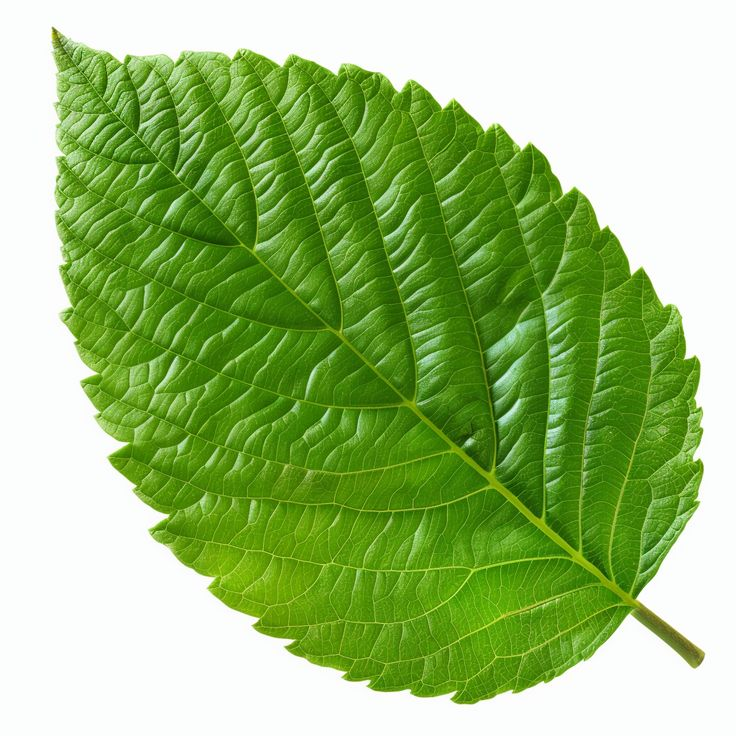
#> input picture backend/samples/599e2933f9b3d9e924e22920ec0eb01b.jpg, 736 x 736 px
$ python -i enhance.py   (imports and definitions only)   (older library calls are emulated)
#> lines starting #> are read from the running program, lines starting #| are printed output that depends on the picture; after the words box and inside, x2 and y2 are one past the last pixel; in counts of white or black regions, pixels touching at a corner belong together
#> further down, picture is the input picture: shape (736, 736, 3); mean B, G, R 120.8, 189.5, 155.4
### backend/leaflens/io_utils.py
from pathlib import Path
from typing import Union
import cv2
import numpy as np

from leaflens.config import MAX_IMAGE_DIMENSION


def validate_image(img: np.ndarray) -> np.ndarray:
    """Validate that input is a non-empty numpy image array."""
    if img is None or not isinstance(img, np.ndarray) or img.size == 0:
        raise ValueError("Invalid or empty image provided")
    if len(img.shape) not in (2, 3):
        raise ValueError(f"Image must have 2 or 3 dimensions, got shape {img.shape}")
    return img


def downscale_if_needed(img: np.ndarray, max_dim: int = MAX_IMAGE_DIMENSION) -> tuple[np.ndarray, float]:
    """Downscale image so its longest dimension does not exceed max_dim."""
#> called with max_dim = 1280
    validate_image(img)
    height, width = img.shape[:2]
#> height = 736; width = 736
    longest = max(height, width)
#> longest = 736
    if longest <= max_dim:
        return img.copy(), 1.0

    scale = max_dim / float(longest)
    new_width = max(1, int(round(width * scale)))
    new_height = max(1, int(round(height * scale)))
    resized = cv2.resize(img, (new_width, new_height), interpolation=cv2.INTER_AREA)
    return resized, scale


# [40 lines left out: functions load_image, save_image, encode_image_to_jpeg_bytes, decode_image_from_bytes, not called in this run]

### backend/leaflens/segment.py
from typing import Any
import cv2
import numpy as np

from leaflens.config import (
    GREEN_HUE_MIN,
    GREEN_HUE_MAX,
    GREEN_SAT_MIN,
    GREEN_VAL_MIN,
    MAX_IMAGE_DIMENSION,
)
from leaflens.io_utils import downscale_if_needed, validate_image


def segment_leaf(
    img: np.ndarray,
    green_hue_range: tuple[int, int] = (GREEN_HUE_MIN, GREEN_HUE_MAX),
    sat_min: int = GREEN_SAT_MIN,
    val_min: int = GREEN_VAL_MIN,
) -> tuple[np.ndarray, dict[str, Any]]:
    """Segment leaf from image using HSV green detection with GrabCut fallback."""
#> called with green_hue_range = (33, 88), sat_min = 35, val_min = 35
    validate_image(img)
    proc_img, _ = downscale_if_needed(img, MAX_IMAGE_DIMENSION)
    height, width = proc_img.shape[:2]
#> height = 736; width = 736
    total_pixels = height * width
#> total_pixels = 541696

    hsv = cv2.cvtColor(proc_img, cv2.COLOR_BGR2HSV)
#> hsv: shape (736, 736, 3); mean H, S, V 57.1, 126, 189.5
    lower_green = np.array([green_hue_range[0], sat_min, val_min], dtype=np.uint8)
    upper_green = np.array([green_hue_range[1], 255, 255], dtype=np.uint8)
    hsv_mask = cv2.inRange(hsv, lower_green, upper_green)
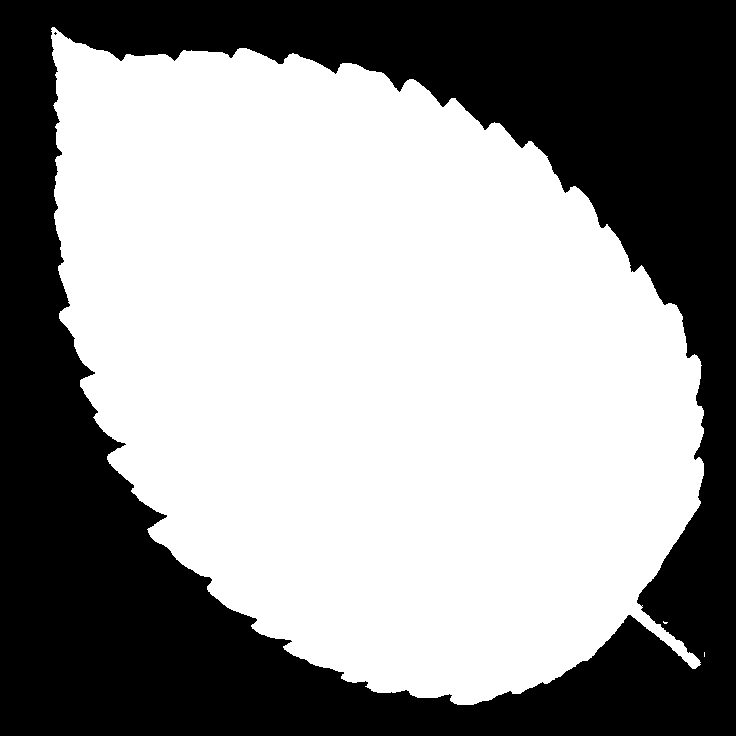
#> hsv_mask: shape (736, 736); 58.8% white; 2 black regions (1 under 20 px), largest, box (x1, y1, x2, y2) and area: (0, 0, 736, 736) 223068

    kernel = cv2.getStructuringElement(cv2.MORPH_ELLIPSE, (5, 5))
    cleaned_hsv_mask = cv2.morphologyEx(hsv_mask, cv2.MORPH_OPEN, kernel, iterations=2)
#> cleaned_hsv_mask: shape (736, 736); 58.8% white; 1 black region, box (x1, y1, x2, y2) and area: (0, 0, 736, 736) 223379
    cleaned_hsv_mask = cv2.morphologyEx(cleaned_hsv_mask, cv2.MORPH_CLOSE, kernel, iterations=2)
#> cleaned_hsv_mask: shape (736, 736); 58.8% white; 1 black region, box (x1, y1, x2, y2) and area: (0, 0, 736, 736) 223008

    hsv_ratio = float(np.count_nonzero(cleaned_hsv_mask) / total_pixels)
#> hsv_ratio = 0.588

    if hsv_ratio >= 0.05:
        num_labels, labels, stats, _ = cv2.connectedComponentsWithStats(cleaned_hsv_mask, connectivity=8)
#> num_labels = 2; stats = [[0, 0, 736, 736, 223008], [52, 33, 652, 672, 318688]]
        if num_labels > 1:
            largest_label = 1 + int(np.argmax(stats[1:, cv2.CC_STAT_AREA]))
#> largest_label = 1
            final_mask = np.zeros_like(cleaned_hsv_mask)
            final_mask[labels == largest_label] = 255
            filled_mask = _fill_mask_holes(final_mask)
            area_ratio = float(np.count_nonzero(filled_mask) / total_pixels)
#> area_ratio = 0.588
            return filled_mask, {
                "method": "hsv_green",
                "mask_area_ratio": round(area_ratio, 4),
                "is_fallback": False,
            }

    grabcut_mask = _segment_grabcut_fallback(proc_img)
    grabcut_ratio = float(np.count_nonzero(grabcut_mask) / total_pixels)

    if grabcut_ratio < 0.01:
        gray = cv2.cvtColor(proc_img, cv2.COLOR_BGR2GRAY)
        blurred = cv2.GaussianBlur(gray, (7, 7), 0)
        _, otsu = cv2.threshold(blurred, 0, 255, cv2.THRESH_BINARY_INV + cv2.THRESH_OTSU)
        otsu = cv2.morphologyEx(otsu, cv2.MORPH_OPEN, kernel, iterations=2)
        otsu = cv2.morphologyEx(otsu, cv2.MORPH_CLOSE, kernel, iterations=2)
        num_labels, labels, stats, _ = cv2.connectedComponentsWithStats(otsu, connectivity=8)
        if num_labels > 1:
            largest_label = 1 + int(np.argmax(stats[1:, cv2.CC_STAT_AREA]))
            fallback_mask = np.zeros_like(otsu)
            fallback_mask[labels == largest_label] = 255
            filled = _fill_mask_holes(fallback_mask)
            ratio = float(np.count_nonzero(filled) / total_pixels)
            return filled, {
                "method": "morphological_fallback",
                "mask_area_ratio": round(ratio, 4),
                "is_fallback": True,
            }

    return grabcut_mask, {
        "method": "grabcut",
        "mask_area_ratio": round(grabcut_ratio, 4),
        "is_fallback": True,
    }


def _fill_mask_holes(mask: np.ndarray) -> np.ndarray:
    contours, _ = cv2.findContours(mask, cv2.RETR_EXTERNAL, cv2.CHAIN_APPROX_SIMPLE)
    filled = np.zeros_like(mask)
    if contours:
        cv2.drawContours(filled, contours, -1, 255, thickness=cv2.FILLED)
    return filled


# [25 lines left out: function _segment_grabcut_fallback, not called in this run]

### backend/leaflens/quality.py
from typing import Any, Optional
import cv2
import numpy as np

from leaflens.config import (
    BLUR_THRESHOLD,
    COVERAGE_MIN_RATIO,
    EXPOSURE_BRIGHT_RATIO_THRESHOLD,
    EXPOSURE_DARK_RATIO_THRESHOLD,
    EXPOSURE_MEAN_BRIGHT_THRESHOLD,
    EXPOSURE_MEAN_DARK_THRESHOLD,
    GLARE_RATIO_THRESHOLD,
    GLARE_SATURATION_MAX,
    GLARE_VALUE_MIN,
    MAX_IMAGE_DIMENSION,
    RECONSTRUCTED_RATIO_THRESHOLD,
)
from leaflens.io_utils import downscale_if_needed, validate_image
from leaflens.segment import segment_leaf


# [48 lines left out: functions measure_blur, measure_exposure, not called in this run]


def measure_glare(img: np.ndarray, leaf_mask: Optional[np.ndarray] = None) -> tuple[dict[str, Any], np.ndarray]:
    """Measure ratio of near-saturated, low-saturation pixels and return glare mask."""
    validate_image(img)
    proc_img, _ = downscale_if_needed(img, MAX_IMAGE_DIMENSION)
    if len(proc_img.shape) == 2:
        proc_img = cv2.cvtColor(proc_img, cv2.COLOR_GRAY2BGR)

    hsv = cv2.cvtColor(proc_img, cv2.COLOR_BGR2HSV)
    sat = hsv[:, :, 1]
    val = hsv[:, :, 2]

    raw_glare = (sat <= GLARE_SATURATION_MAX) & (val >= GLARE_VALUE_MIN)
#> raw_glare: shape (736, 736) bool; 42.4% white; 376 white regions (321 under 20 px), largest, box (x1, y1, x2, y2) and area: (0, 0, 736, 736) 225826, (499, 399, 521, 425) 127, (495, 357, 523, 387) 119

    if leaf_mask is not None:
        if leaf_mask.shape[:2] != proc_img.shape[:2]:
            leaf_mask = cv2.resize(leaf_mask, (proc_img.shape[1], proc_img.shape[0]), interpolation=cv2.INTER_NEAREST)
        if len(leaf_mask.shape) == 3:
            leaf_mask = cv2.cvtColor(leaf_mask, cv2.COLOR_BGR2GRAY)
        leaf_binary = leaf_mask > 127
        glare_binary = raw_glare & leaf_binary
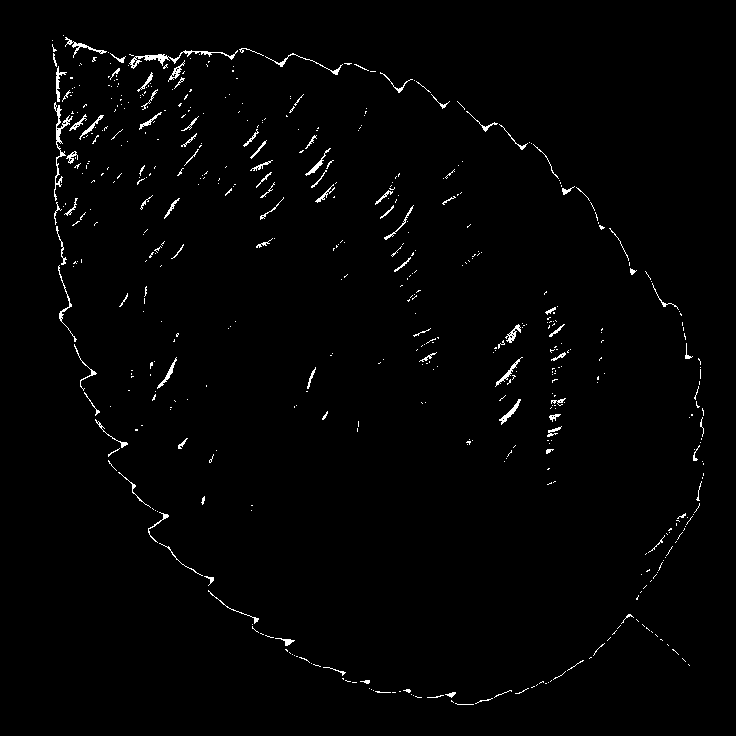
#> glare_binary: shape (736, 736) bool; 1.3% white in thin lines or dots, all inside (x1, y1, x2, y2) = (52, 35, 704, 705)
        denom = float(np.count_nonzero(leaf_binary))
#> denom = 318688
        glare_ratio = float(np.count_nonzero(glare_binary) / denom) if denom > 0 else 0.0
#> glare_ratio = 0.0229
    else:
        glare_binary = raw_glare
        glare_ratio = float(np.count_nonzero(glare_binary) / glare_binary.size)

    glare_mask = glare_binary.astype(np.uint8) * 255
    has_glare = bool(glare_ratio >= GLARE_RATIO_THRESHOLD)
#> has_glare = True

    return {
        "glare_ratio": round(glare_ratio, 4),
        "has_glare": has_glare,
    }, glare_mask


# [71 lines left out: functions measure_leaf_coverage, quality_report, not called in this run]

### backend/leaflens/enhance.py
from typing import Any, Optional
import cv2
import numpy as np

from leaflens.config import (
    DEFAULT_CROP_PADDING,
    DEFAULT_SHARPEN_AMOUNT,
    EXPOSURE_MEAN_DARK_THRESHOLD,
    GLARE_INPAINT_RADIUS,
    MAX_IMAGE_DIMENSION,
)
from leaflens.io_utils import downscale_if_needed, validate_image
from leaflens.quality import measure_glare
from leaflens.segment import segment_leaf


# [177 lines left out: functions fix_exposure, sharpen, remove_glare, auto_crop_to_leaf, not called in this run]

>>> import cv2
>>> picture = cv2.imread('../samples/599e2933f9b3d9e924e22920ec0eb01b.jpg')
>>> result = remove_glare(picture)
#> in remove_glare, `glare_pixels = int(np.count_nonzero(detected_mask))`: glare_pixels = 7285
#> in remove_glare, `hsv_inpaint = cv2.cvtColor(inpainted, cv2.COLOR_BGR2HSV).astype(np.flo..`:
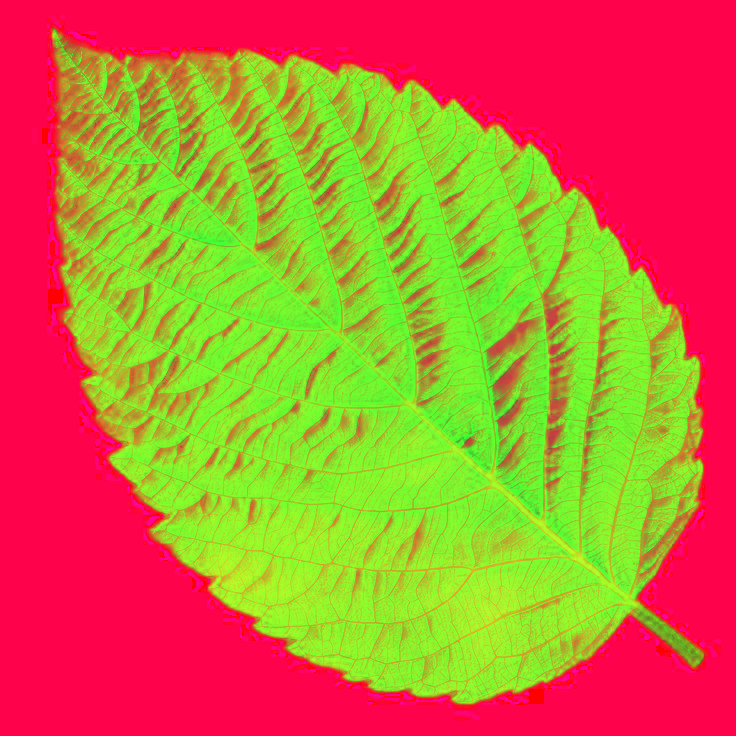
#> hsv_inpaint: shape (736, 736, 3) float32; mean B, G, R 57.3, 126.1, 189.5
#> in remove_glare, `healthy_leaf_bool = leaf_bool & (flare_veil < 0.15) & (val_channel < 1..`: healthy_leaf_bool: shape (736, 736) bool; 50.6% white; 2339 black regions (2139 under 20 px), largest, box (x1, y1, x2, y2) and area: (0, 0, 736, 736) 242206, (487, 319, 535, 361) 703, (431, 580, 584, 655) 585
#> in remove_glare, `lab_img = cv2.cvtColor(inpainted, cv2.COLOR_BGR2LAB).astype(np.float32)`:
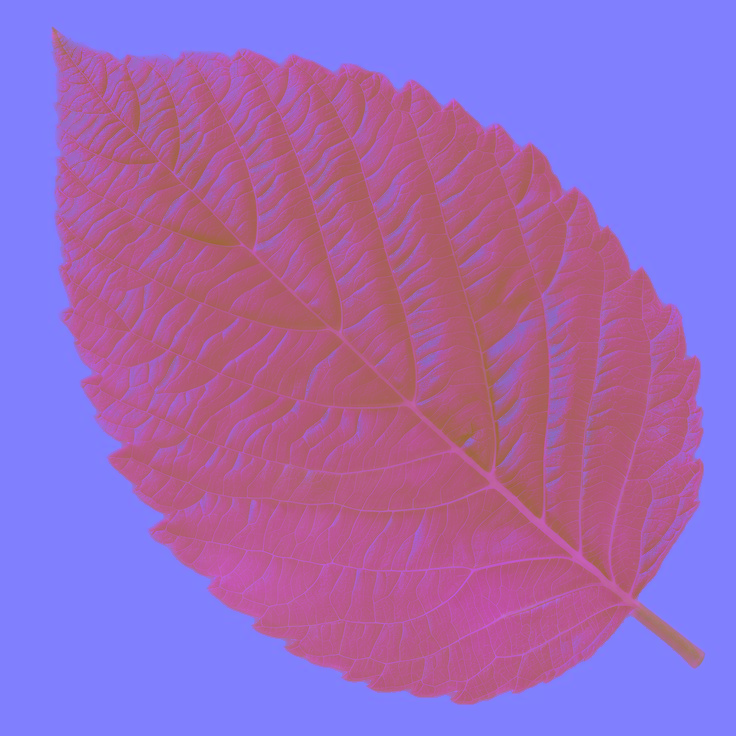
#> lab_img: shape (736, 736, 3) float32; mean B, G, R 185.8, 106.3, 157.2
#> in remove_glare, `l_ch, a_ch, b_ch = lab_img[:, :, 0], lab_img[:, :, 1], lab_img[:, :, 2]`:
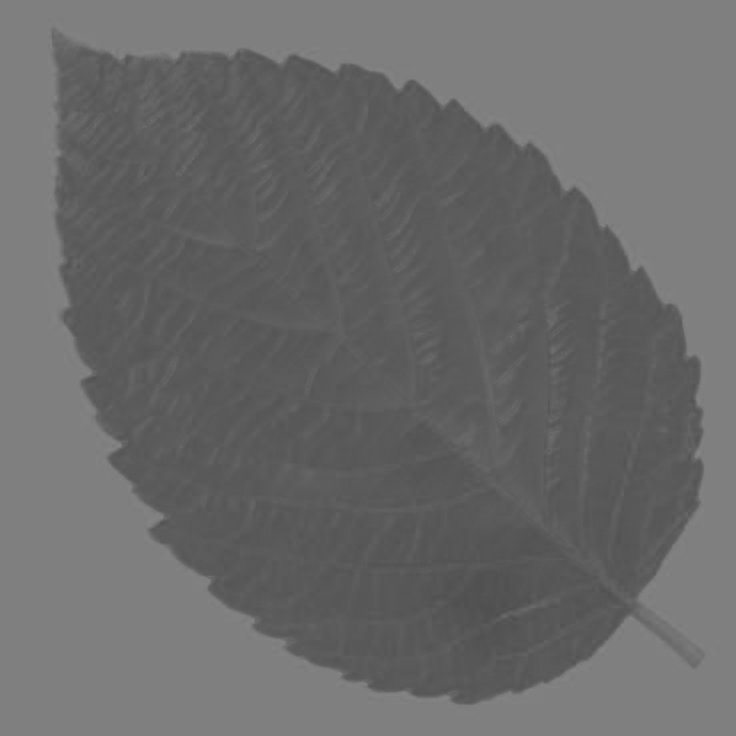
#> a_ch: shape (736, 736) float32; min 78, max 133, mean 106
#> in remove_glare, `l_ch, a_ch, b_ch = lab_img[:, :, 0], lab_img[:, :, 1], lab_img[:, :, 2]`:
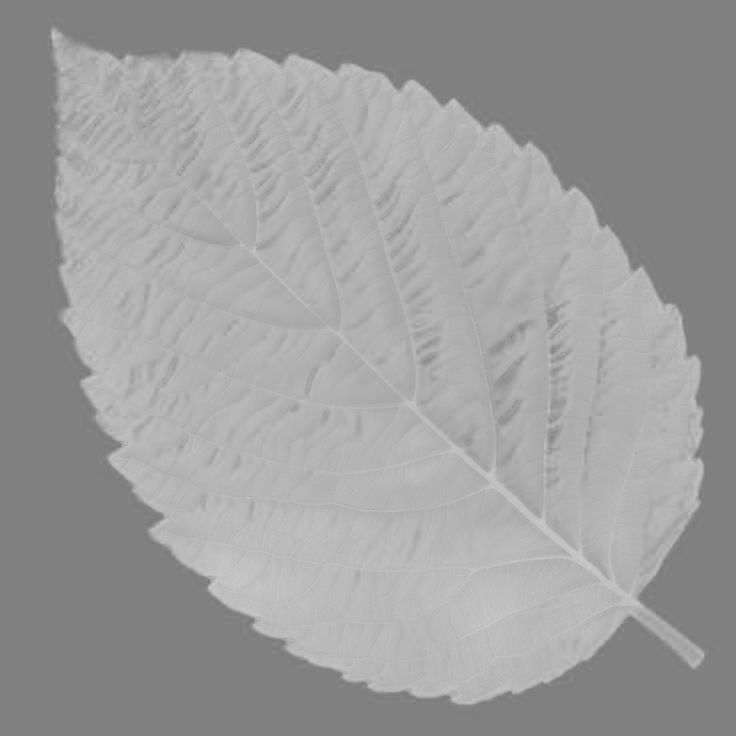
#> b_ch: shape (736, 736) float32; min 120, max 201, mean 157.2
#> in remove_glare, `target_l = float(np.median(l_ch[healthy_leaf_bool]))`: target_l = 129
#> in remove_glare, `target_a = float(np.median(a_ch[healthy_leaf_bool]))`: target_a = 91
#> in remove_glare, `target_b = float(np.median(b_ch[healthy_leaf_bool]))`: target_b = 178
#> in remove_glare, `pixel_diff = np.any(np.abs(restored_bgr.astype(np.int16) - proc_img.as..`: pixel_diff: shape (736, 736) bool; 41.6% white; 3174 white regions (3117 under 20 px), largest, box (x1, y1, x2, y2) and area: (37, 18, 719, 720) 216122, (217, 311, 260, 340) 279, (242, 286, 266, 311) 180
#> in remove_glare, `reconstructed_mask = (pixel_diff | (detected_mask > 0)) & leaf_bool`:
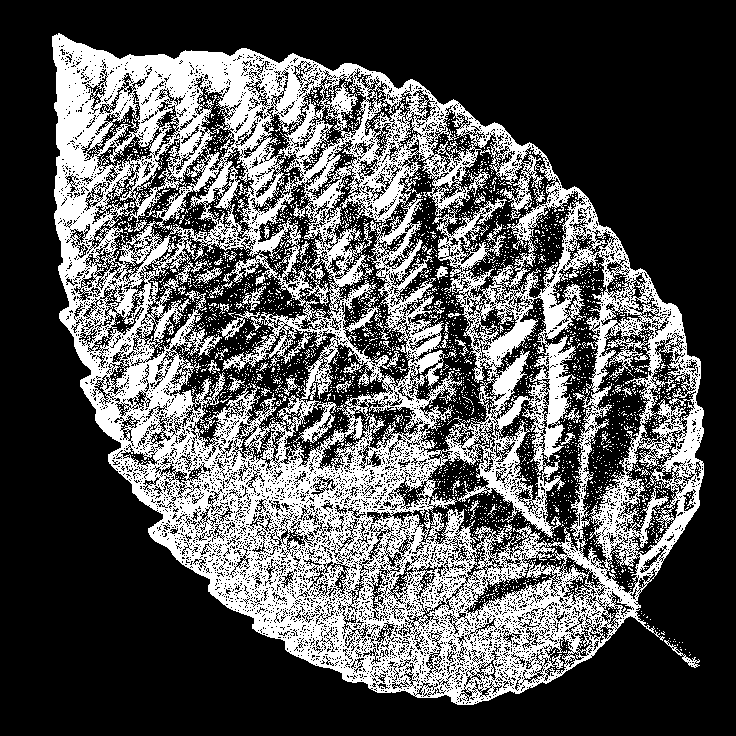
#> reconstructed_mask: shape (736, 736) bool; 33.5% white; 3168 white regions (3110 under 20 px), largest, box (x1, y1, x2, y2) and area: (52, 33, 704, 705) 172138, (217, 311, 260, 340) 279, (242, 286, 266, 311) 180
#> in remove_glare, `info = { "glare_pixels_repaired": glare_pixels, "inpaint_method": "tel..`: info = {'glare_pixels_repaired': 7285, 'inpaint_method': 'telea_with_lab_color_restoration', 'inpaint_radius': 7, 'reconstructed_pixel_count': 181720}
